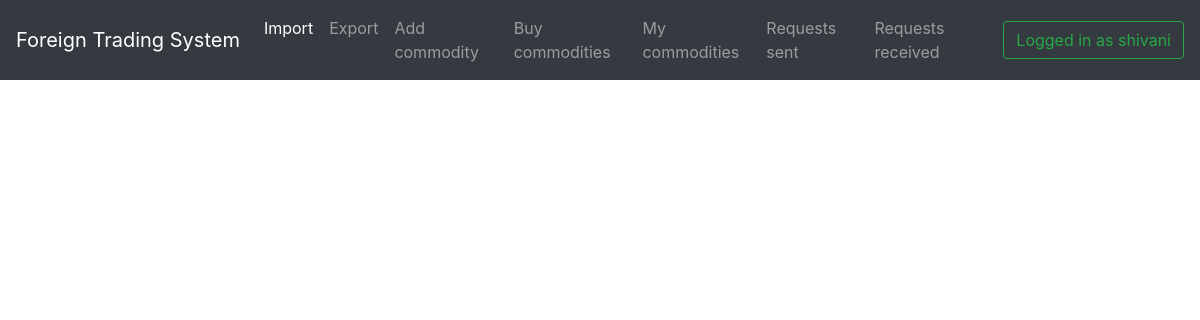
The page /trade/ (signed in) on the database as committed earlier.
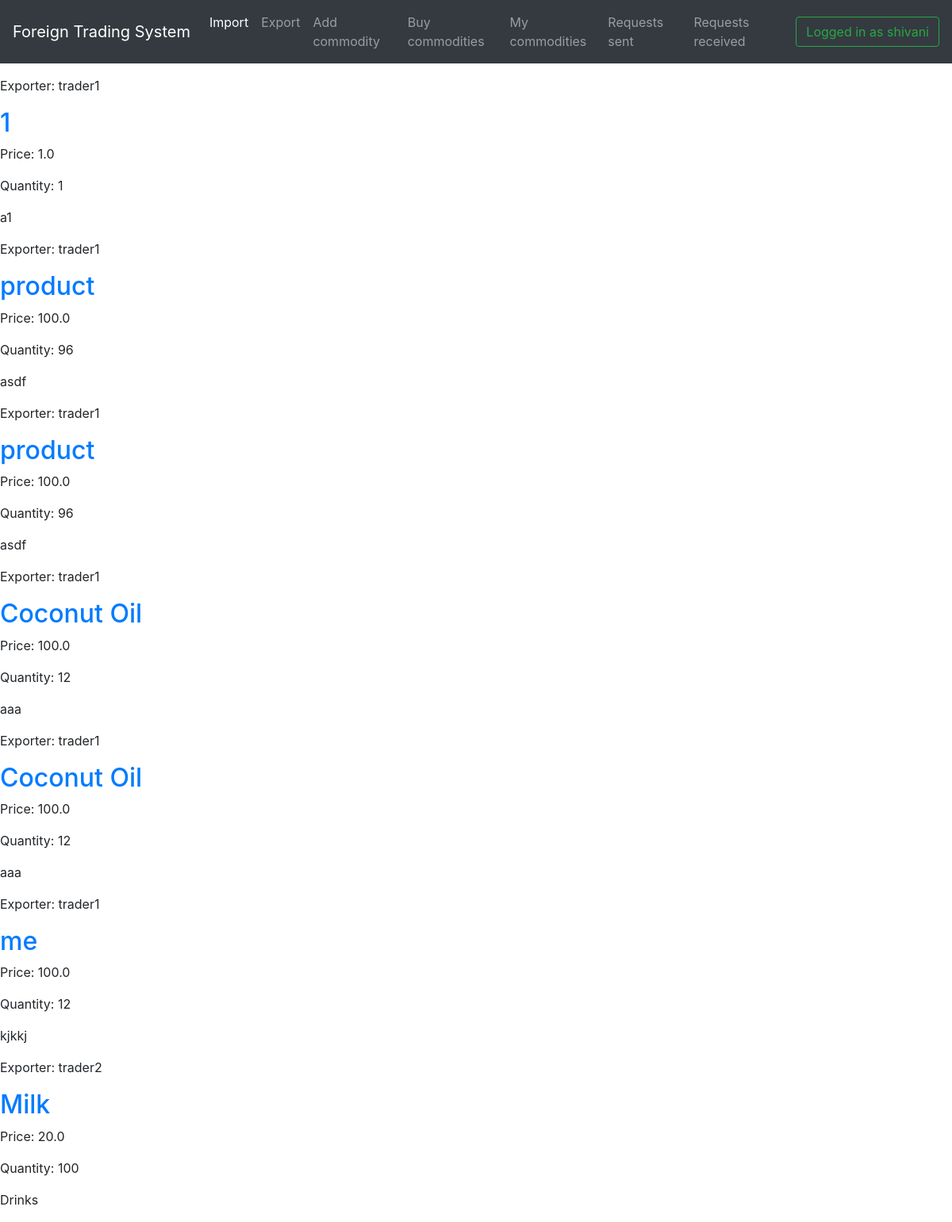
The same page on the database as committed later.
### trade/models.py (models this page shows)
class Commodity(models.Model):
    commodityName = models.CharField( max_length = 50)
    exporterName = models.ForeignKey(User, on_delete=models.PROTECT)
    price = models.FloatField()
    quantityAvailable = models.IntegerField()
    description = models.TextField()
    def __str__(self):
        return self.commodityName

### trade/views.py (the view)
def homePageView(request):
    posts= Commodity.objects.exclude(exporterName = request.user)
    print posts
    context = {
        'posts' : posts
    }
    return render(request,'trade/trader.html',context)

### trade/templates/trade/trader.html (shortened to what this page needs)
{% extends 'basetemp.html' %}
{% block content %}
 {% for post in posts %}
      <div>
          <p>Exporter: {{ post.exporterName }}</p>
          <h2><a href="">{{ post.commodityName }}</a></h2>
          <p>Price: {{ post.price }}</p>
          <p>Quantity: {{ post.quantityAvailable }}</p>
          <p>{{ post.description|linebreaksbr }}</p>
      </div>
  {% endfor %}
{% endblock %}

Rows that differ between the two databases and show on the page:
added Commodity: exporterName "trader1", commodityName "1", price "1.0", quantityAvailable "1", description "a1"
added Commodity: exporterName "trader1", commodityName "product", price "100.0", quantityAvailable "96", description "asdf"
added Commodity: exporterName "trader1", commodityName "product", price "100.0", quantityAvailable "96", description "asdf"
added Commodity: exporterName "trader1", commodityName "Coconut Oil", price "100.0", quantityAvailable "12", description "aaa"
added Commodity: exporterName "trader1", commodityName "Coconut Oil", price "100.0", quantityAvailable "12", description "aaa"
added Commodity: exporterName "trader1", commodityName "me", price "100.0", quantityAvailable "12", description "kjkkj"
added Commodity: exporterName "trader2", commodityName "Milk", price "20.0", quantityAvailable "100", description "Drinks"
